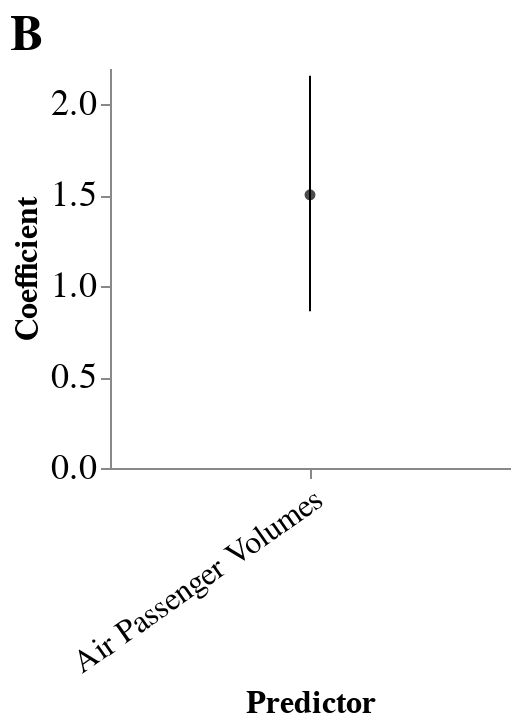

The notebook cell this image was saved under:
### Code cell
#migration predictors
points = alt.Chart(mig_pred).mark_point(filled=True, color='black').encode(
  y=alt.Y('mean_Ne_log:Q',axis = alt.Axis(title = "Coefficient", grid =False, labelFontSize= 18,titleFontSize= 16) ),
  x=alt.X('predictor', title = "Predictor",  axis=alt.Axis(labelFontSize= 16,titleFontSize= 16, labelAngle=-35)),
).transform_filter(datum.predictor != "Clock" ).properties(
    width=200,
    height=200
)

hpd = alt.Chart(mig_pred).mark_rule().encode(
    y2=alt.Y2("upper_hpd_log_95"),
    y = alt.Y("lower_hpd_log_95"),
    x=alt.X("predictor")
).transform_filter(datum.predictor != "Clock").properties(
    width=300,
    height=150
)

one_line = alt.Chart(pd.DataFrame({'y': [0.0]})).mark_rule(strokeDash=[1,1]).encode(y='y').properties(
    width=300,
    height=150
)

predict_coeff = (points + hpd ).properties(title='B')
predict_coeff.configure_view(
    strokeWidth=0
).configure_title(
    anchor='start', fontSize= 25
).configure_axis(
    labelFontSize=24,
    titleFontSize=24
).configure_legend(
    labelFontSize = 60)

### Figure 1 — Vega-Lite specification as saved in the notebook (floating-point values rounded to 4 significant figures)
{"config": {"view": {"continuousWidth": 400, "continuousHeight": 300, "strokeWidth": 0}, "axis": {"labelFontSize": 24, "titleFontSize": 24}, "legend": {"labelFontSize": 60}, "title": {"anchor": "start", "fontSize": 25}}, "layer": [{"mark": {"type": "point", "color": "black", "filled": true}, "encoding": {"x": {"axis": {"labelAngle": -35, "labelFontSize": 16, "titleFontSize": 16}, "field": "predictor", "title": "Predictor", "type": "nominal"}, "y": {"axis": {"grid": false, "labelFontSize": 18, "title": "Coefficient", "titleFontSize": 16}, "field": "mean_Ne_log", "type": "quantitative"}}, "height": 200, "transform": [{"filter": "(datum.predictor !== 'Clock')"}], "width": 200}, {"mark": "rule", "encoding": {"x": {"field": "predictor", "type": "nominal"}, "y": {"field": "lower_hpd_log_95", "type": "quantitative"}, "y2": {"field": "upper_hpd_log_95"}}, "height": 150, "transform": [{"filter": "(datum.predictor !== 'Clock')"}], "width": 300}], "data": {"name": "data-1550f82b93e7dbe903136afd06cac586"}, "title": "B", "$schema": "https://vega.github.io/schema/vega-lite/v4.17.0.json", "datasets": {"data-1550f82b93e7dbe903136afd06cac586": [{"deme": "regions_air_travel_matrix", "mean_Ne_log": 1.502, "mean_Ne_linear": 31.79, "median_Ne_log": 1.503, "upper_hpd_log_95": 2.157, "lower_hpd_log_95": 0.8621, "upper_hpd_log_50": 1.74, "lower_hpd_log_50": 1.29, "upper_hpd_linear": 143.5, "lower_hpd_linear": 7.279, "predictor": "Air Passenger Volumes"}]}}
